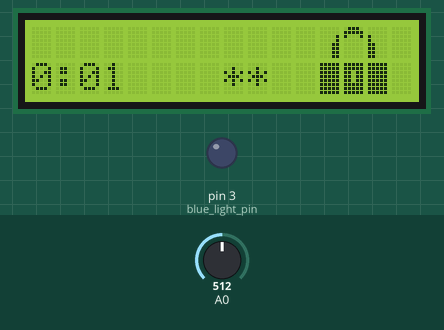
The sketch below on a simulated Arduino Uno, built with avr-gcc and run on an emulated ATmega328P. Parts: 16×2 character LCD, output pins drawn as LEDs (lit = HIGH). Inputs (shaded band) come from the test bench; at power-on: A0 = 512.

Above: at 1.2 s.
1.3 s: A0 set to 67
4.4 s: A0 set to 56
5.9 s: A0 set to 610
At 8.8 s:
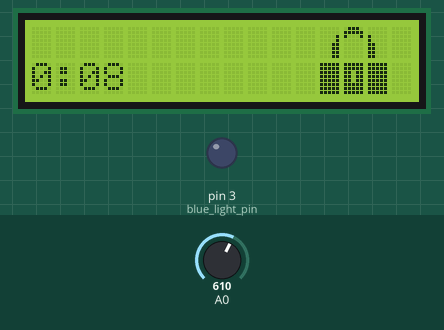
9.0 s: A0 set to 586
At 9.9 s:
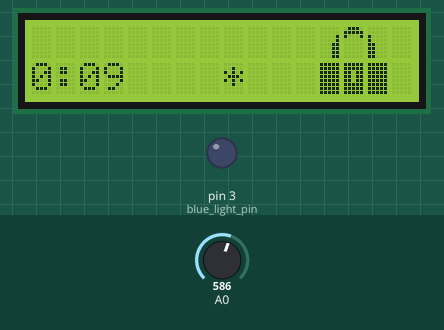
11.0 s: A0 set to 50
At 14.0 s:
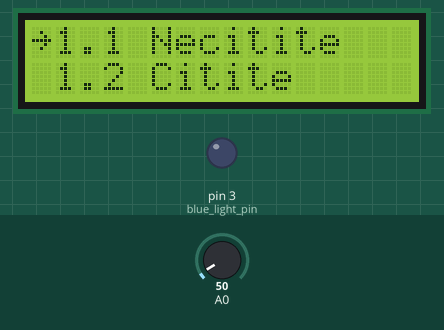
14.1 s: A0 set to 191
15.6 s: A0 set to 207
At 17.4 s:
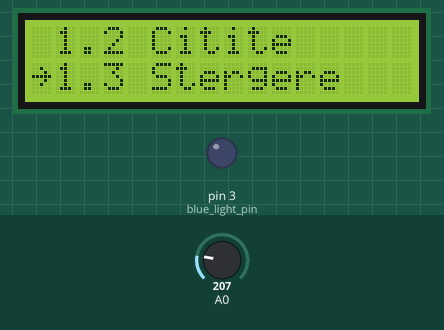
Timing chart, 0 to 18.7 s (numbered marks = the images above; inputs shaded):
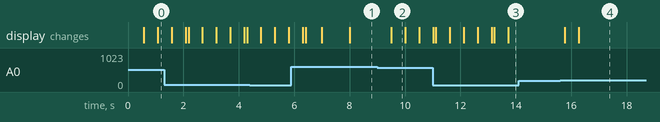

Measured:
- the behaviour switches between 600 and 599 on A0 (found by bisection; images 1 and 2)
- the behaviour switches between 199 and 200 on A0 (found by bisection; images 3 and 4)
- after the input at 9.0 s, the display: first changes after 0.50 s (image 2 shows a later state)
- after the input at 11.0 s, the display: first differs from a run without the input after 2.2 s (image 3 shows a later state)
- after the input at 14.1 s, every drawn part: stays the same
- after the input at 15.6 s, the display: first changes after 0.16 s (image 4 shows a later state)
- what the display in image 2 shows lasts 0.5 s, from 9.5 s to 10.0 s

The sketch:

beta.ino
```cpp
#include <LiquidCrystal.h>
#include <string.h>
#include <stdlib.h>

#define MENU_OPT_NR 4
#define MENIU 0

#define MESAJE 1
#define MESAJE_NECITITE 10
#define MESAJE_CITITE 11
#define MESAJE_STERGERE 12

#define CONTROL 2
#define CONTROL_MANUAL 20
#define CONTROL_AUTOMAT 21

#define TEMPERATURA 3
#define INUNDATII 4
#define LOCKED 999

//led
int red_light_pin = 7;
int green_light_pin = 5;
int blue_light_pin = 3;

unsigned long long lockTime = 0;

char hexstring[50];
char hexnr[2];

//LCD pin to Arduino
const int pin_RS = 8;
const int pin_EN = 9;
const int pin_d4 = 4;
const int pin_d5 = 5;
const int pin_d6 = 6;
const int pin_d7 = 7;
const int pin_BL = 10;
LiquidCrystal lcd( pin_RS,  pin_EN,  pin_d4,  pin_d5,  pin_d6,  pin_d7);

int stage = LOCKED;
int lastStage = LOCKED;
int arrow = 0;
int selected = 0;
int showMenuThisTime = 1; //Used to display the new menu only once after RIGHT or LEFT is pressed
int password[4], counter = 0;


String options[4] = {"1. Mesaje", "2. Control", "3. Temperatura", "4. Inundatii"};
String options1[3] = {"1.1 Necitite", "1.2 Citite", "1.3 Stergere"};
String options2[2] = {"2.1 Manual", "2.2 Automat"};
String options2Maual[2] = {"Setati culoarea", "prin serial"};
String options2Automat[2] = {"Mod automat", "selectat"};
String options3[2] = {"3.1 Temperatura", "curenta"};

// arrow right
byte R_arrow[8] = {B00000, B00100, B00010, B11111, B00010, B00100, B00000, B00000};
byte Lock_A[8] = {B00000, B00000, B00001, B00001, B00011, B00011, B00011, B00011};
byte Lock_B[8] = {B01110, B11111, B10001, B00000, B00000, B00000, B00000, B00000};
byte Lock_C[8] = {B00000, B00000, B10000, B10000, B11000, B11000, B11000, B11000};
byte Lock_D[8] = {B11111, B11111, B11111, B11111, B11111, B11111, B11111, B11111};
byte Lock_E[8] = {B11111, B11111, B11011, B11011, B11011, B11111, B11111, B11111};


//headers
void showMenu(String options[]);
int buttonPressed(String options[], int sizeOfMenu);
void RGB_color(long int red_light_value, int green_light_value, int blue_light_value);

/////////////////////////////////////////////////////////
//       SETUP                                         //
/////////////////////////////////////////////////////////
void setup() {
  lcd.createChar(1, R_arrow);  //create arrow char for lcd
  lcd.createChar(2, Lock_A);
  lcd.createChar(3, Lock_B);
  lcd.createChar(4, Lock_C);
  lcd.createChar(5, Lock_D);
  lcd.createChar(6, Lock_E);

  lcd.begin(16, 2);
  lcd.setCursor(0, 0);

  //RGB LED setup
  pinMode(red_light_pin, OUTPUT);
  pinMode(green_light_pin, OUTPUT);
  pinMode(blue_light_pin, OUTPUT);

  Serial.begin(9600);
  while (!Serial);

  analogWrite(red_light_pin, 0);
  analogWrite(green_light_pin, 0);
  analogWrite(blue_light_pin, 0);
}

/////////////////////////////////////////////////////////
//       LOOP                                          //
/////////////////////////////////////////////////////////
void loop() {

  if (millis() - lockTime > 50000 && stage != LOCKED)   //Lock screen if no button pressed for a while
  {
    lcd.clear();
    stage = LOCKED;
  }
  switch (stage)
  {
    default:
      {
        stage = stage / 10;
        break;
      }
    case MENIU:
      {
        if (showMenuThisTime == 1)
        {
          showMenu(options);
          showMenuThisTime = 0;
        }
        buttonPressed(options, 4);
        break;
      }
    case MESAJE:
      {
        if (showMenuThisTime == 1)
        {
          showMenu(options1);
          showMenuThisTime = 0;
        }
        buttonPressed(options1, 3);
        break;
      }
    case CONTROL:
      {
        if (showMenuThisTime == 1)
        {
          showMenu(options2);
          showMenuThisTime = 0;
        }
        buttonPressed(options2, 2);

        break;
      }
    case CONTROL_MANUAL:
      {
        if (showMenuThisTime == 1)
        {
          showMenu(options2Maual);
          showMenuThisTime = 0;
        }
        buttonPressed(options2Maual, 2);

        if (Serial.available())
        {
          String color;
          color = Serial.readString();
          if (color)
          {
            color.toCharArray(hexstring, 50);
            long int number = strtol(&hexstring[0], NULL, 16);
            RGB_color(((number >> 16) & 255), ((number >> 8) & 255), number & 255);
            Serial.print(color);
          }
        }

        break;
      }

    case CONTROL_AUTOMAT:
      {
        if (showMenuThisTime == 1)
        {
          showMenu(options2Automat);
          showMenuThisTime = 0;
        }
        buttonPressed(options2Automat, 2);

        break;
      }


    case TEMPERATURA:
      {
        if (showMenuThisTime == 1)
        {
          showMenu(options3);
          showMenuThisTime = 0;
        }
        buttonPressed(options3, 2);

        break;
      }
    case INUNDATII:
      {
        break;
      }

    case LOCKED:
      {
        int x;
        x = analogRead (0);


        lcd.setCursor(0, 1);
        lcd.print(millis() / 1000 / 60);
        lcd.print(":");
        lcd.print(millis() / 1000 % 60 / 10);
        lcd.print(millis() / 1000 % 60 % 10);

        lcd.setCursor(12, 0);
        lcd.write(2); lcd.write(3); lcd.write(4);
        lcd.setCursor(12, 1);
        lcd.write(5); lcd.write(6); lcd.write(5);

        if (x < 60) {
          password[counter] = 1;  counter++; delay(500); lockTime = millis();
        }
        else if (x < 200) {
          password[counter] = 2;  counter++; delay(500); lockTime = millis();
        }
        else if (x < 400) {
          password[counter] = 3;  counter++; delay(500); lockTime = millis();
        }
        else if (x < 600) {
          password[counter] = 4;  counter++; delay(500); lockTime = millis();
        }

        lcd.setCursor(8, 1);

        for (int i = 0; i < counter; i++)
        {
          lcd.print("*");
        }

        //Daca se ajunge la 4 elemente
        if (counter == 4) {
          //Daca cele 4 elemente reprezinta parola
          if (password[0] == 1 && password[1] == 1 && password[2] == 1 && password[3] == 1 )
          {
            showMenuThisTime = 1;
            stage = MENIU;
            password[0] == 0; password[1] == 0; password[2] == 0; password[3] == 0;
            counter = 0;
            delay(100);
            break;
          }
          //Daca cele 4 elemente NU reprezinta parola
          else
          {
            password[0] == 0; password[1] == 0; password[2] == 0; password[3] == 0;
            counter = 0;
            delay(100);
            lcd.clear();
          }
        }
        break;
      }
  }
}


/////////////////////////////////////////////////////////
//       FUNCTIONS                                     //
/////////////////////////////////////////////////////////

int buttonPressed(String options[], int sizeOfMenu) {
  int x;
  x = analogRead (0);

  if (x < 60)//Right
  {
    lockTime = millis();
    if (stage == MENIU)
      stage = selected + 1;
    else
      stage = stage * 10 + selected;

    showMenuThisTime = 1;
    selected = 0;
    arrow = 0;

    return 1;
  }
  else if (x < 200)//Up
  {
    lockTime = millis();
    arrow = 0;
    if (selected > 0)
      selected--;
    showMenu(options);
    return 2;
  }
  else if (x < 400)//Down
  {
    lockTime = millis();
    arrow = 1;
    if (selected < sizeOfMenu - 1)
      selected++;
    showMenu(options);
    return 3;
  }
  else if (x < 600)//Left
  {
    lockTime = millis();
    if (stage < 10)
      stage = MENIU;
    else
      stage = stage / 10;

    showMenuThisTime = 1;
    selected = 0;
    arrow = 0;
    return 4;
  }
  else if (x < 800)//Select
  {
    lockTime = millis();
    return 5;
  }
  return 0;
}

void showMenu(String options[])
{
  lcd.clear();
  lcd.setCursor(0, arrow);
  lcd.write(1);

  lcd.setCursor(1, 0);
  lcd.print(options[selected - arrow]);
  lcd.setCursor(1, 1);
  lcd.print(options[selected + 1 - arrow]);
  delay(500);
}

void RGB_color(long int red_light_value, int green_light_value, int blue_light_value)
{
  analogWrite(red_light_pin, red_light_value);
  analogWrite(green_light_pin, green_light_value);
  analogWrite(blue_light_pin, blue_light_value);
}
```
